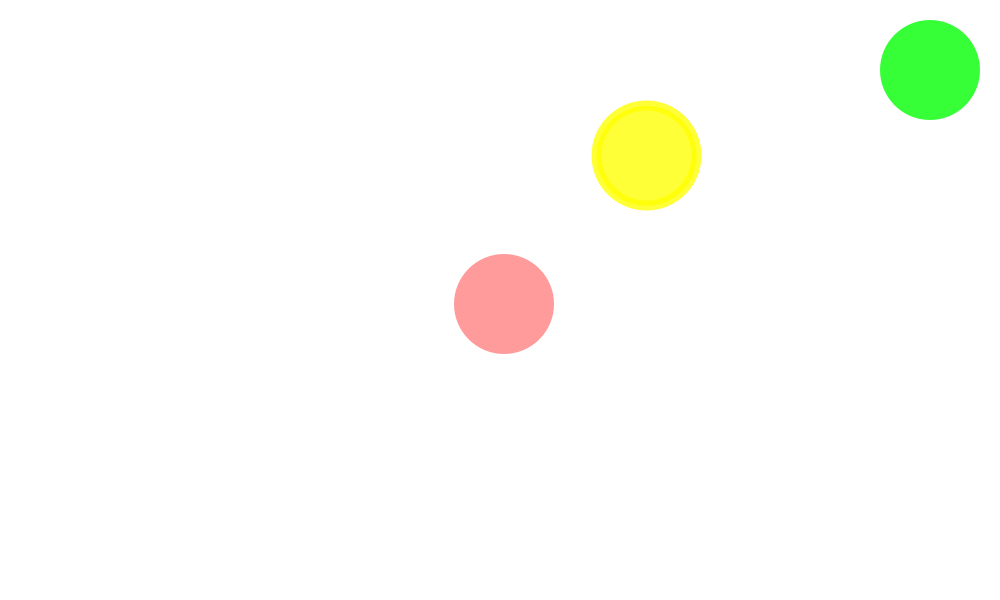
Frame 1 (no input)
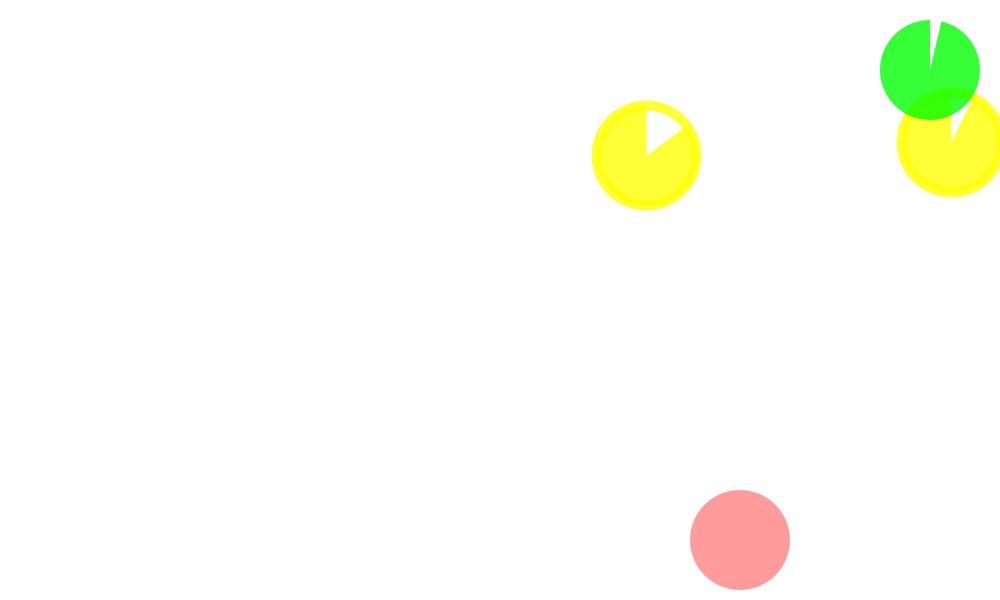
Frame 60 (the mouse pressed at the canvas centre just before this capture)
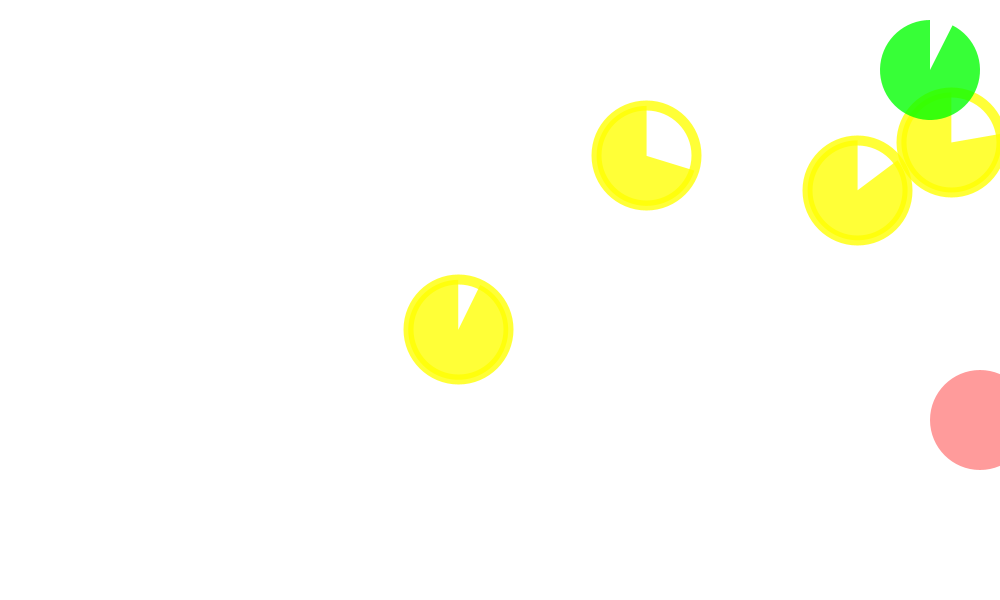
Frame 120 (the mouse held since frame 60 and released just before this capture)

The Processing sketch that drew these frames (run headless with seeded random() and noise(); from frame 60 on, the mouse is pressed at the canvas centre):

// Processing sketch: radicon_map_ver2018
// ── radicon_map_ver2018.pde
// Constants
final float RADICON_R = 100;
final float TARGET_R = 100;

final int TARGET_NUM = 50;
final int TARGET_INTERVAL = 30;
final int TARGET_LIFE = 400;
final int TARGET_HIGH_RATE = 6;

final int GAME_TIME = TARGET_NUM * TARGET_INTERVAL + TARGET_LIFE/4;

// Variables
RadiconMove rm;
TargetController tc;
float[] point;

int count;
int game_point;

void setup() {
  //fullScreen();
  size(1000, 600);
  
  count = 0;
  game_point = 0;
  
  rm = new RadiconMove();
  tc = new TargetController(TARGET_NUM, TARGET_INTERVAL, TARGET_LIFE, TARGET_HIGH_RATE);
}



void draw() {
  background(255);
  
  tc.product();
  tc.show();
  
  point = rm.move();
  
  noStroke();
  fill(255, 0, 0, 100);
  ellipse(point[0], point[1], RADICON_R, RADICON_R);
  
  show_gametime_arc();
  
  game_point += tc.collision(point[0], point[1]);
  println(game_point);
  
  count++;
  if (count == GAME_TIME) println("end");
}



void show_gametime_arc() {
  noStroke();
  fill(0, 255, 0, 200);
  arc(width-70, 0+70, TARGET_R, TARGET_R, -2*PI*(GAME_TIME-count)/GAME_TIME - HALF_PI, -HALF_PI);
}


// finish by ESC
void keyPressed() {
  if (key == 27) exit();
}
// ── RadiconMove.pde
class RadiconMove {
  
  float x, y;
  float vx, vy;
  float ax, ay;
  
  RadiconMove() {
    x = width/2;
    y = height/2;
    vx = 4;
    vy = 4;
    ax = 0;
    ay = 0;
  }
  
  float[] move() {
    vx += ax;
    vy += ay;
    x += vx;
    y += vy;
    if (x >= width || x <= 0) vx *= -1;
    if (y >= height || y <= 0) vy *= -1;
    
    float[] point = {x, y};
    return point;
  }
}
// ── Target.pde
class Target {
  static final int P1 = 1;
  static final int P5 = 5;
  
  final float x, y;
  final int point;
  final int lifespan;
  int life;
  
  Target(float _x, float _y, int _life, int _point) {
    this.x = _x;
    this.y = _y;
    this.lifespan = _life;
    this.life = _life;
    this.point = _point;
  }
  
  boolean dead() {
    return life <= 0;
  }
  
  void grow() {
    if (dead()) return;
    life--;
  }
  
  void show() {
    if (dead()) return;
    
    if (this.point == P1) stroke(255, 255, 0, 200);
    else if (this.point == P5) stroke(255, 0, 255, 200);
    else {
    }
    strokeWeight(10);
    noFill();
    ellipse(x, y, TARGET_R, TARGET_R);
    
    if (this.point == P1) fill(255, 255, 0, 200);
    else if (this.point == P5) fill(255, 0, 255, 200);
    else {
    }
    noStroke();
    arc(x, y, TARGET_R, TARGET_R, -2*PI*life/lifespan - HALF_PI, -HALF_PI);
  }
  
  int collision(float rx, float ry) {
    if (dead()) return 0;
    if ( pow(this.x-rx, 2) + pow(this.y-ry, 2) < pow(RADICON_R/2+TARGET_R/2, 2)) {
      this.life =  0;
      return this.point;
    }
    return 0;
  }
}
  
  
// ── TargetController.pde
class TargetController {
  Target[] targets;
  
  final int GENERATION_INTERVAL;
  final int LIFE;
  
  int age, order;
  final int RATE_HIGH_POINT;
  
  
  TargetController(int n, int gi, int life, int p5_rate) {
    targets = new Target[n];
    GENERATION_INTERVAL = gi;
    LIFE = life;
    order = 0;
    age = 0;
    
    RATE_HIGH_POINT = p5_rate;
  }
  
  
  void product() {
    for (int i=0; i<order; i++) {
      targets[i].grow();
    }
    
    if (age % GENERATION_INTERVAL == 0) {
      if (order < targets.length) {
        if ((order+1) % RATE_HIGH_POINT == 0) {
          targets[order] = new Target(random(0, width), random(0, height), LIFE, Target.P5);
        } else {
          targets[order] = new Target(random(0, width), random(0, height), LIFE, Target.P1);
        }
      }
      if (order < targets.length) order++;
    }
    age++;
  }
  
  
  int collision(float x, float y) {
    int cnt=0;
    for (int i=0; i<order; i++) {
      cnt += targets[i].collision(x,y);
    }
    return cnt;
  }
  
  
  void show() {
    for (int i=0; i < order; i++) {
      targets[i].show();      
    }
  }
}
